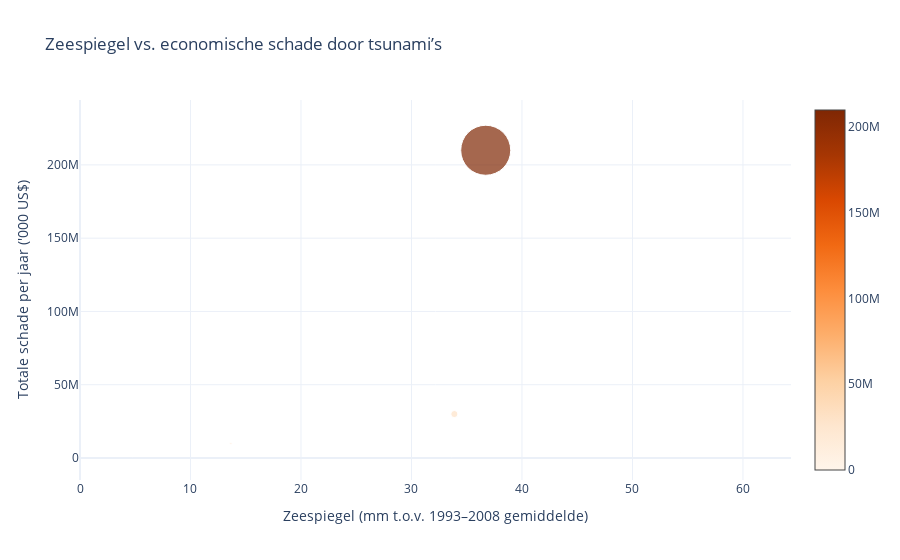

This figure's notebook cell:
### Code cell
import pandas as pd
import plotly.graph_objects as go

disasters = pd.read_csv('1900_2021_DISASTERS.xlsx - emdat data.csv')
sea_level = pd.read_csv('Global_sea_level_rise.csv')

tsunamis = disasters[disasters['Disaster Subtype'].isin(['Tsunami', 'Tsunami/Tidal wave'])]

damages_per_year = tsunamis.groupby('Year')["Total Damages ('000 US$)"].sum().reset_index()

combined = pd.merge(damages_per_year, sea_level, left_on='Year', right_on='year', how='inner')

max_damage = combined["Total Damages ('000 US$)"].max()
marker_sizes = combined["Total Damages ('000 US$)"] / max_damage * 50

fig = go.Figure()

fig.add_trace(
    go.Scatter(
        x=combined['mmfrom1993-2008average'],
        y=combined["Total Damages ('000 US$)"],
        mode='markers',
        name='Totale Schade',
        marker=dict(
            size=marker_sizes,
            color=combined["Total Damages ('000 US$)"],
            colorscale='Oranges',
            showscale=True
        ),
        hovertext=combined['Year'],
        hoverinfo='text+x+y'
    )
)

max_sea_level = combined['mmfrom1993-2008average'].max()
fig.update_xaxes(
    title='Zeespiegel (mm t.o.v. 1993–2008 gemiddelde)',
    range=[0, max_sea_level + 10]
)

fig.update_yaxes(title="Totale schade per jaar ('000 US$)")

fig.update_layout(
    title='Zeespiegel vs. economische schade door tsunami’s',
    template='plotly_white'
)

fig.show()

### Figure 1 — Plotly figure (JSON) as saved in the notebook; plotly's stock layout.template omitted (floating-point values rounded to 4 significant figures)
{"data": [{"hoverinfo": "text+x+y", "hovertext": [1901.0, 1905.0, 1928.0, 1931.0, 1933.0, 1944.0, 1946.0, 1952.0, 1958.0, 1960.0, 1964.0, 1968.0, 1969.0, 1975.0, 1979.0, 1983.0, 1993.0, 1996.0, 1997.0, 1998.0, 2001.0, 2002.0, 2004.0, 2006.0, 2007.0, 2009.0, 2010.0, 2011.0, 2013.0, 2015.0, 2016.0, 2018.0], "marker": {"color": [0.0, 0.0, 0.0, 0.0, 0.0, 0.0, 25000.0, 900.0, 0.0, 1265000.0, 1111000.0, 0.0, 0.0, 0.0, 0.0, 416000.0, 1000000.0, 0.0, 0.0, 0.0, 300000.0, 0.0, 9991000.0, 55000.0, 0.0, 533500.0, 30000000.0, 210000000.0, 2000.0, 800000.0, 3900000.0, 1450000.0], "colorscale": [[0, "rgb(255,245,235)"], [0.125, "rgb(254,230,206)"], [0.25, "rgb(253,208,162)"], [0.375, "rgb(253,174,107)"], [0.5, "rgb(253,141,60)"], [0.625, "rgb(241,105,19)"], [0.75, "rgb(217,72,1)"], [0.875, "rgb(166,54,3)"], [1, "rgb(127,39,4)"]], "showscale": true, "size": [0.0, 0.0, 0.0, 0.0, 0.0, 0.0, 0.005952, 0.0002143, 0.0, 0.3012, 0.2645, 0.0, 0.0, 0.0, 0.0, 0.09905, 0.2381, 0.0, 0.0, 0.0, 0.07143, 0.0, 2.379, 0.0131, 0.0, 0.127, 7.143, 50.0, 0.0004762, 0.1905, 0.9286, 0.3452]}, "mode": "markers", "name": "Totale Schade", "type": "scatter", "x": [-156.5, -154.4, -128.9, -126.7, -120.0, -116.9, -92.68, -84.48, -72.91, -66.88, -70.98, -72.81, -62.61, -45.85, -46.81, -22.28, -22.78, -11.95, -2.647, -10.81, 4.719, 2.153, 13.65, 9.519, 22.79, 33.65, 33.88, 36.72, 41.34, 50.46, 54.35, 53.09], "y": [0.0, 0.0, 0.0, 0.0, 0.0, 0.0, 25000.0, 900.0, 0.0, 1265000.0, 1111000.0, 0.0, 0.0, 0.0, 0.0, 416000.0, 1000000.0, 0.0, 0.0, 0.0, 300000.0, 0.0, 9991000.0, 55000.0, 0.0, 533500.0, 30000000.0, 210000000.0, 2000.0, 800000.0, 3900000.0, 1450000.0]}], "layout": {"title": {"text": "Zeespiegel vs. economische schade door tsunami’s"}, "xaxis": {"range": [0, 64.35], "title": {"text": "Zeespiegel (mm t.o.v. 1993–2008 gemiddelde)"}}, "yaxis": {"title": {"text": "Totale schade per jaar ('000 US$)"}}}}
